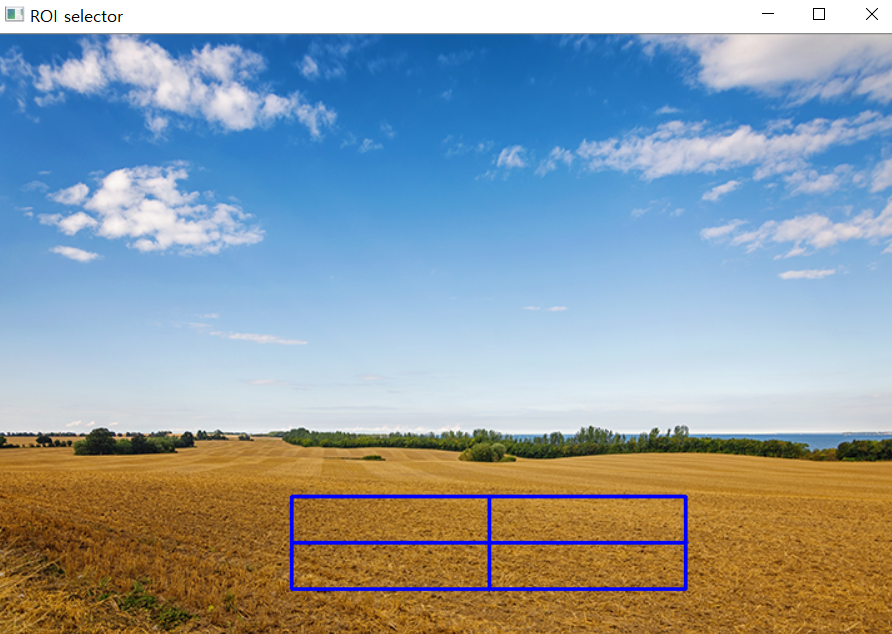
#> input picture data/img.png, 892 x 634 px, found by its file name
$ python 01.py
#> lines starting #> are read from the running program, lines starting #| are printed output that depends on the picture
import cv2
import argparse
import os
import numpy as np
import random

# print(os.getcwd())

parser = argparse.ArgumentParser()
parser.add_argument('--path', default='data/img.png', help='Image path.')
params = parser.parse_args()
img = cv2.imread(params.path, cv2.IMREAD_GRAYSCALE)
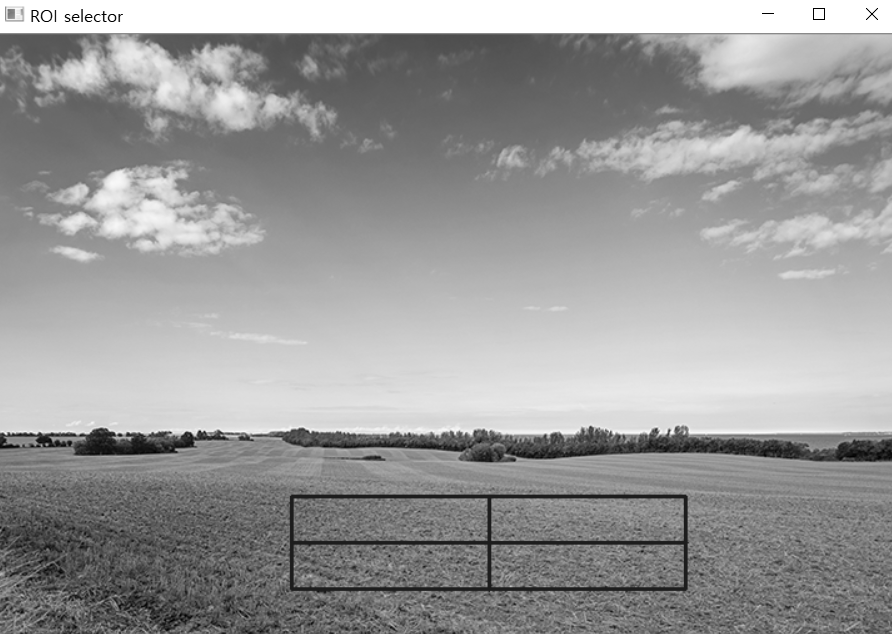
#> img: shape (634, 892); min 0, max 255, mean 153.4
image = cv2.imread('data/img.png')
#> image is the input picture: shape (634, 892, 3); mean B, G, R 163.6, 156.8, 144.3
w, h =image.shape[1], image.shape[0]
#> w = 892; h = 634


assert img is not None
print('read {}'.format(params.path))
print('shape:', img.shape)
#| shape: (634, 892)
print('dtype:', img.dtype)
#| dtype: uint8

#ori
print("original image shape:", img.shape)
#| original image shape: (634, 892)
#resize
width, height =  128, 256
resized_img = cv2.resize(img, (width, height))
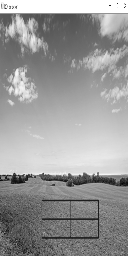
#> resized_img: shape (256, 128); min 8, max 255, mean 153.2
print('resized to 128x256 image shape:', resized_img.shape)
#| resized to 128x256 image shape: (256, 128)
#mul
w_mult, h_mult = 0.25, 0.5
resized_img = cv2.resize(img, (0,0), resized_img, w_mult, h_mult)
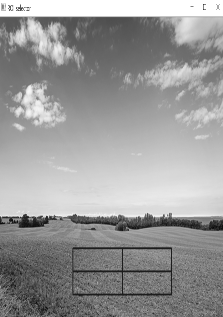
#> resized_img: shape (317, 223); min 7, max 255, mean 153.5
print('image shape:', resized_img.shape)
#| image shape: (317, 223)
#interpolation
w_mult, h_mult = 2, 4
resized_img = cv2.resize(img, (0,0), resized_img, w_mult, h_mult, cv2.INTER_NEAREST)  # 기본: INTER_LINESAR
#> resized_img: shape (2536, 1784)
print('half sized image shape:', resized_img.shape)
#| half sized image shape: (2536, 1784)
#x축 뒤집기
img_flip_along_x = cv2.flip(img, 0)
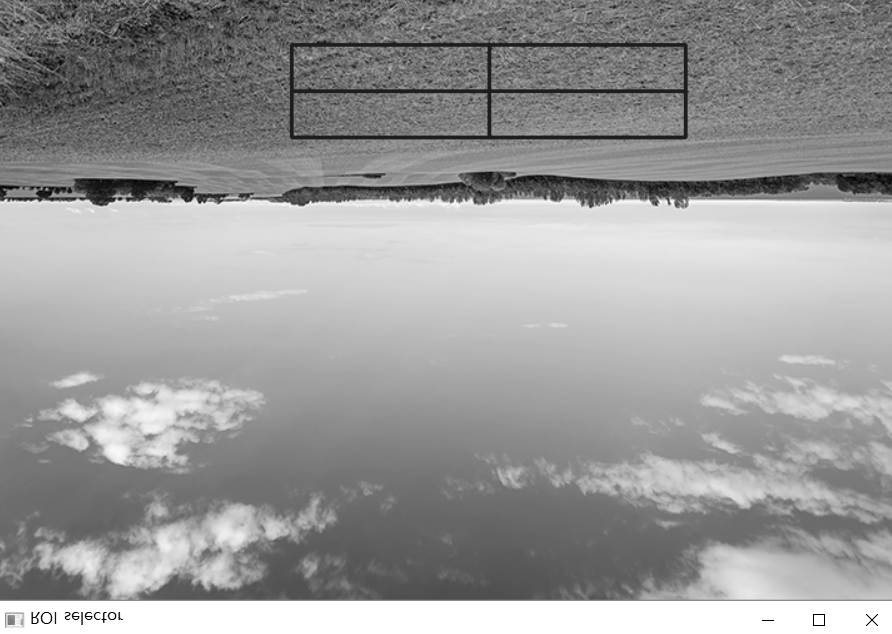
#> img_flip_along_x: shape (634, 892); min 0, max 255, mean 153.4
#y
img_flip_along_y = cv2.flip(img, 1)
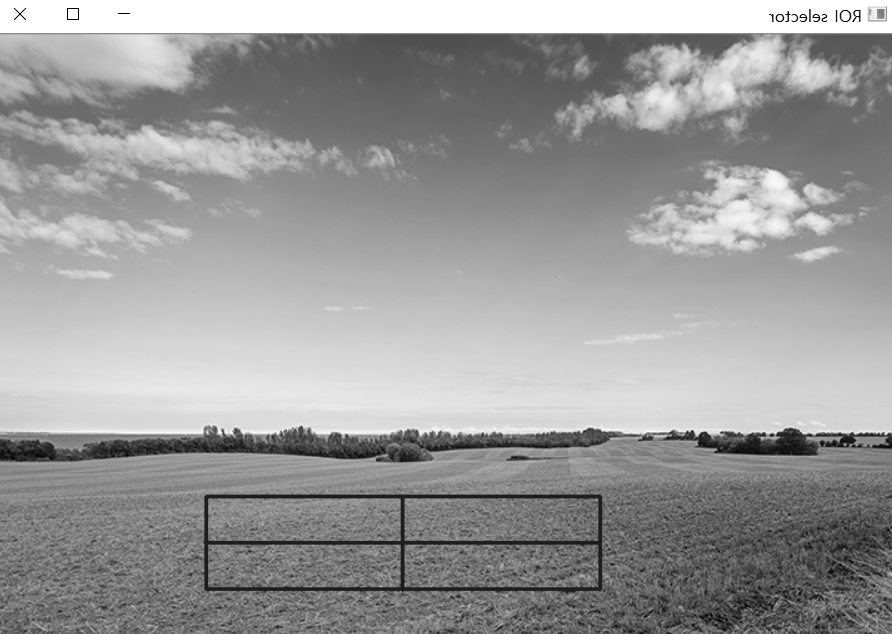
#> img_flip_along_y: shape (634, 892); min 0, max 255, mean 153.4
#x, y
img_flipped_xy = cv2.flip(img, -1)
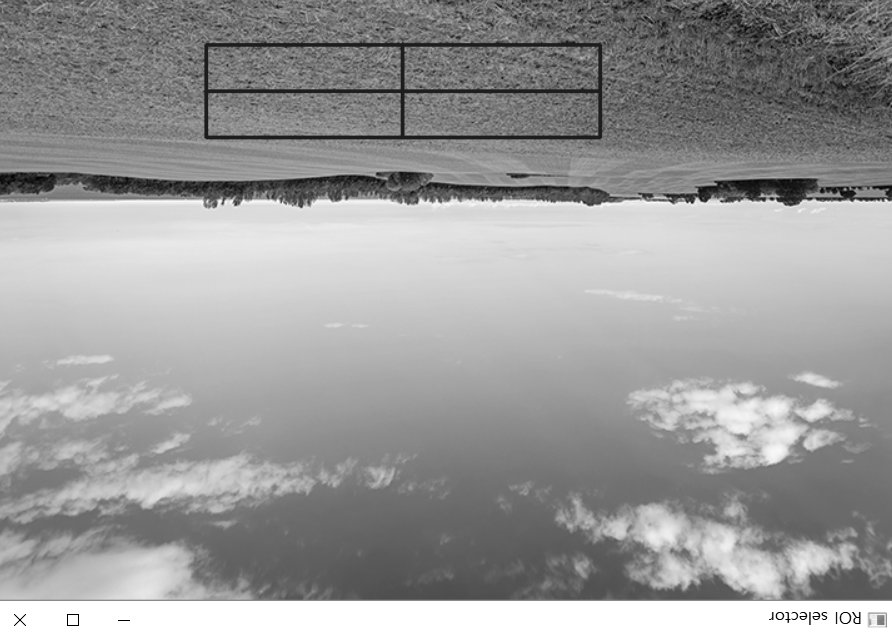
#> img_flipped_xy: shape (634, 892); min 0, max 255, mean 153.4

#낮은 압축률 저장 : 디코딩 빠름
cv2.imwrite('data/img_compressed.png', img, [cv2.IMWRITE_PNG_COMPRESSION, 0])
# 원본과 비교
#saved_img = cv2.imread(params.out_png) # 변수 없음?
#assert saved_img.all() == img.all()
#낮은 화질 저장
cv2.imwrite('data/img_compressed.jpg', img, [cv2.IMWRITE_JPEG_QUALITY, 0])


orig = cv2.imread('data/img.png')
orig_size = orig.shape[0:2]
#> orig_size = (634, 892)
cv2.imshow("Original image", orig)
cv2.waitKey(2000)


cv2.namedWindow('window')
fill_val = np.array([255,255,255], np.uint8)

def trackbar_callback(idx, value):
    fill_val[idx] = value

cv2.createTrackbar('R', 'window', 255, 255, lambda v: trackbar_callback(2, v))
cv2.createTrackbar('G', 'window', 255, 255, lambda v: trackbar_callback(1, v))
cv2.createTrackbar('B', 'window', 255, 255, lambda v: trackbar_callback(0, v))
import time
while True:
    image = np.full((500, 500, 3), fill_val) # 500x3배열 500개, 3열 fill_val로 채우기
    cv2.imshow('window', image)
    key = cv2.waitKey(3)
#> (key e is pressed here)
    print(image)
    time.sleep(2)
    if key==27:
        break

cv2.destroyAllWindows()


#2d
def rand_pt(mult=1.):
    return (random.randrange(int(w*mult)), random.randrange(int(h*mult)))

cv2.circle(image, rand_pt(), 40, (255, 0, 0))
cv2.circle(image, rand_pt(), 5, (255, 0, 0), cv2.FILLED)
cv2.circle(image, rand_pt(), 40, (255, 85, 85), 2)
cv2.circle(image, rand_pt(), 40, (255, 170, 170), 2, cv2.LINE_AA)

cv2.line(image, rand_pt(), rand_pt(), (0, 255, 0))
#> image: shape (500, 500, 3); mean B, G, R 254.9, 254.4, 254.4
cv2.line(image, rand_pt(), rand_pt(), (85, 255, 85), 3)
cv2.line(image, rand_pt(), rand_pt(), (170, 255, 170), 3, cv2.LINE_AA)

cv2.arrowedLine(image, rand_pt(), rand_pt(), (0, 0, 255), 3, cv2.LINE_AA)

cv2.rectangle(image, rand_pt(), rand_pt(), (255, 255, 0), 3)

cv2.ellipse(image, rand_pt(), rand_pt(0.3), random.randrange(360), 0, 360, (255, 255, 255), 3)

cv2.putText(image, 'OpenCV', rand_pt(), cv2.FONT_HERSHEY_SIMPLEX, 1, (0,0,0), 3)

image_to_show = np.copy(image)

def rand_pt():
    return (random.randrange(w), random.randrange(h))

finish = False
while not finish:
    cv2.imshow('result', image_to_show)
    key = cv2.waitKey(0)
#> (key e is pressed here)
    if key == ord('p'):
        for pt in [rand_pt() for _ in range(10)]:
            cv2.circle(image_to_show, pt, 3, (255,0,0), -1)
    elif key == ord('l'):
        cv2.line(image_to_show, rand_pt(), rand_pt(), (0, 255, 0), 3)
    elif key == ord('r'):
        cv2.rectangle(image_to_show, rand_pt(), rand_pt(), (0, 0, 255), 3)
    elif key == ord('e'):
        cv2.ellipse(image_to_show, rand_pt(), rand_pt(), random.randrange(360), 0, 360, (255, 255, 0), 3)
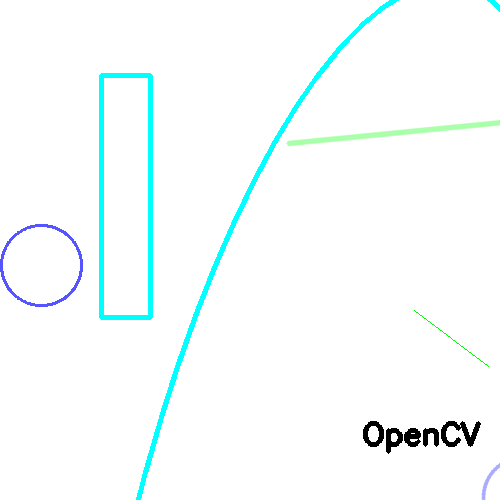
#> image_to_show: shape (500, 500, 3); mean B, G, R 253, 252.9, 246.5
    elif key == ord('t'):
        cv2.putText(image_to_show, 'OpenCV', rand_pt(), cv2.FONT_HERSHEY_SIMPLEX, 1, (0, 0, 0), 3)
    elif key == ord('c'):
        image_to_show = np.copy(image)
    elif key == 27:
        finish = True

# 이미지 드래그 후 자르기
image_to_show = np.copy(image)

mouse_pressed = False
s_x  = s_y = e_x = e_y = -1

def mouse_callback(event, x, y, flags, param):
    global image_to_show, s_x, s_y, e_x, e_y, mouse_pressed

    if event == cv2.EVENT_LBUTTONDOWN:
        mouse_pressed = True
        s_x, s_y = x, y
        image_to_show = np.copy(image)

    elif event == cv2.EVENT_MOUSEMOVE:
        if mouse_pressed:
            image_to_show = np.copy(image)
            cv2.rectangle(image_to_show, (s_x, s_y), (x, y), (0, 255, 0), 1)

    elif event == cv2.EVENT_LBUTTONUP:
        mouse_pressed = False
        e_x, e_y = x, y

cv2.namedWindow('image')
cv2.setMouseCallback('image', mouse_callback)

while True:
    cv2.imshow('image', image_to_show)
    k = cv2.waitKey(1)
#> (key e is pressed here)

    if k == ord('c'):
        if s_y > e_y:
            s_y, e_y = e_y, s_y
        if s_x > e_x:
            s_x, e_x = e_x, s_x

        if e_y - s_y > 1 and e_x - s_x > 0:
            image = image[s_y:e_y, s_x:e_x]
            image_to_show = np.copy(image)

    elif k == 27:
        break
cv2.destroyAllWindows()

$ run again, with data/pic.jpg saved as data/img.png
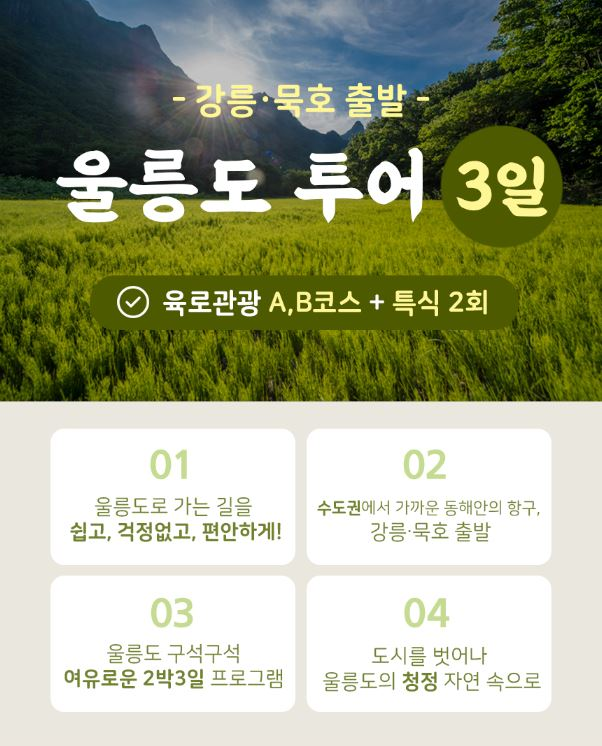
#> input picture data/pic.jpg, 602 x 746 px, found by its file name
#> image is the input picture: shape (746, 602, 3); mean B, G, R 136.5, 165.5, 159.8
#| shape: (746, 602)
#| dtype: uint8
#| original image shape: (746, 602)
#| resized to 128x256 image shape: (256, 128)
#| image shape: (373, 150)
#| half sized image shape: (2984, 1204)
#> `img_flipped_xy = cv2.flip(img, -1)`:
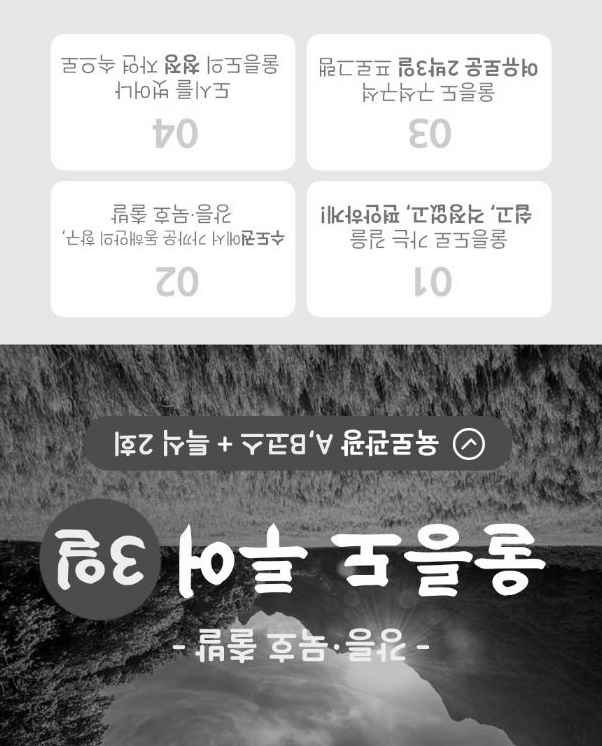
#> img_flipped_xy: shape (746, 602); min 0, max 255, mean 160.1
#> `cv2.ellipse(image_to_show, rand_pt(), rand_pt(), random.randrange(360)..`:
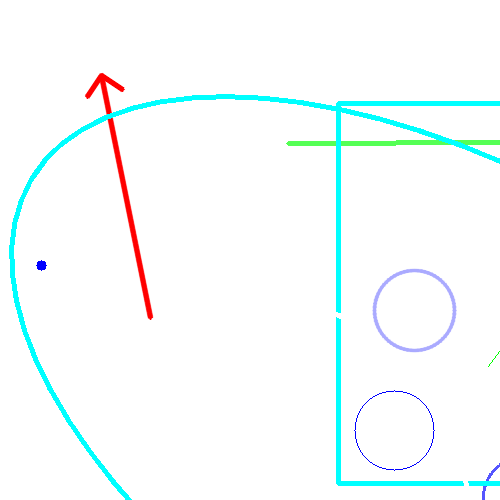
#> image_to_show: shape (500, 500, 3); mean B, G, R 252.7, 252.7, 245.8
